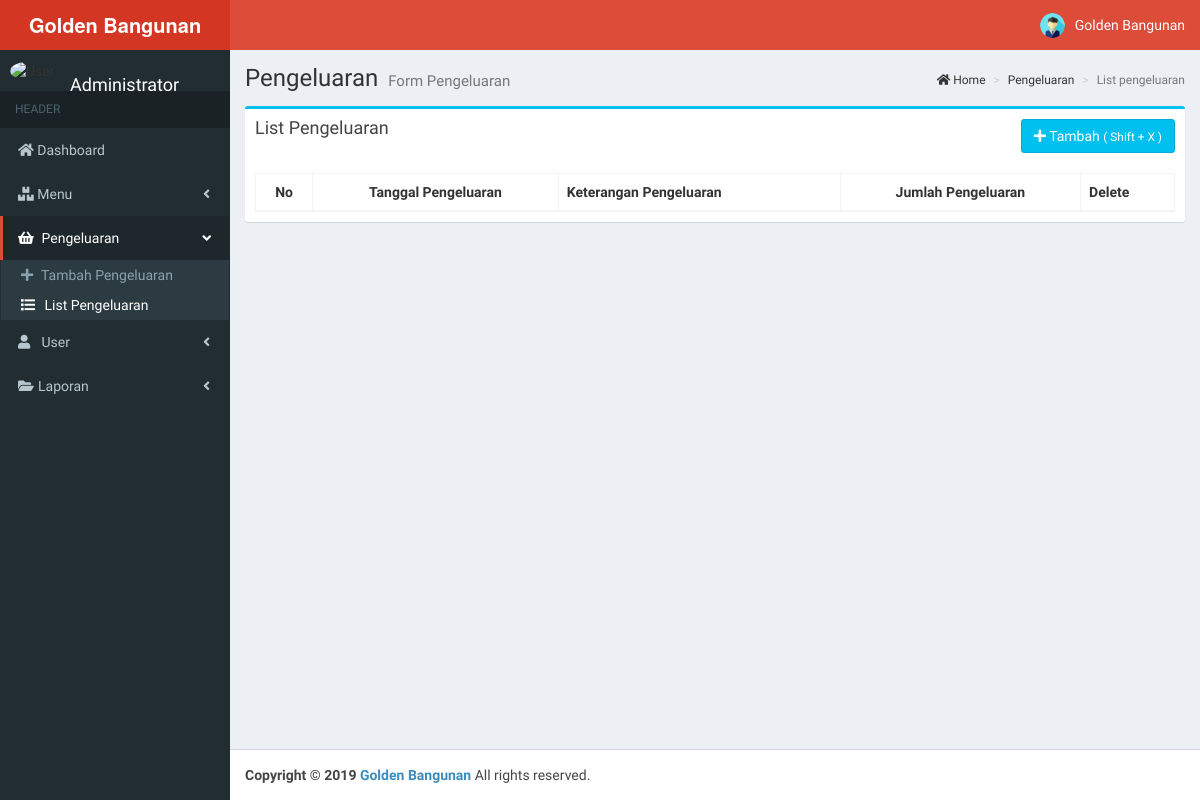
/admin/pengeluaran/list_pengeluaran.php, run on an earlier commit of the app's database.
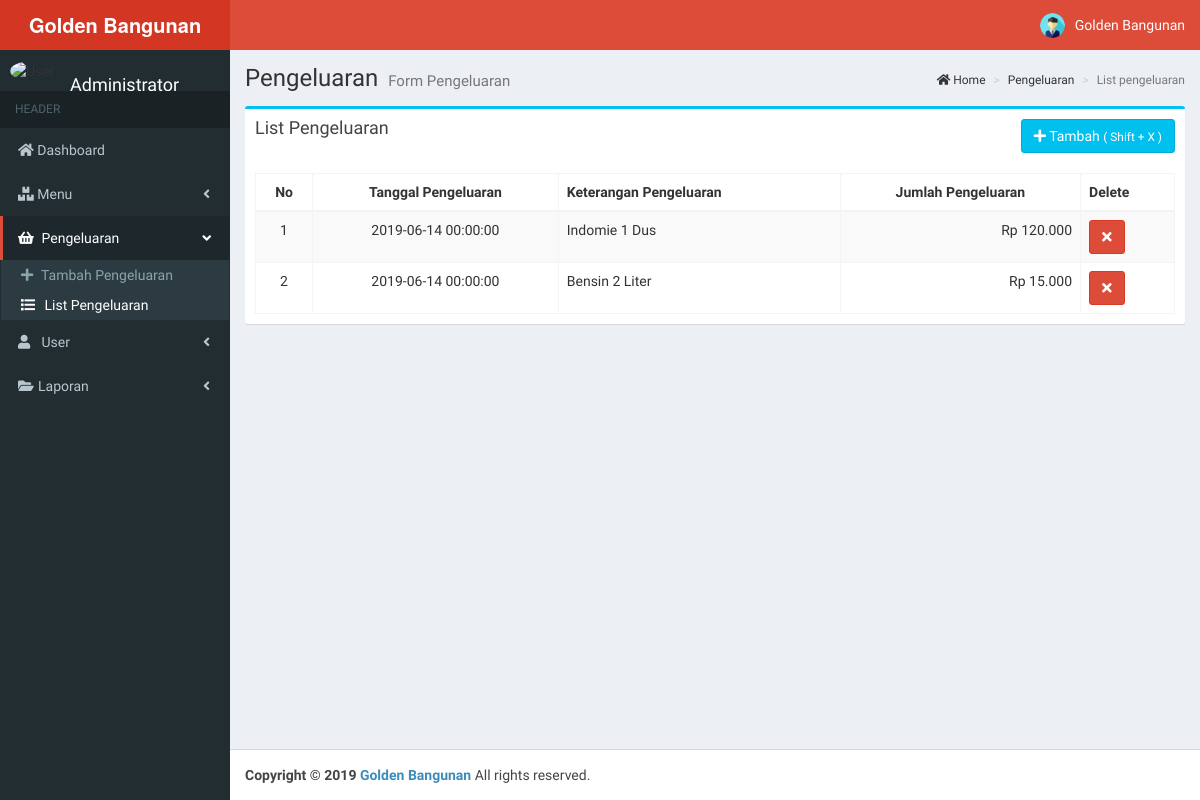
And on a later commit of the database.
### tables this page shows
CREATE TABLE `tbl_pengeluaran` (
  `id_pengeluaran` int(11) NOT NULL,
  `id_user` int(11) NOT NULL,
  `tgl_pengeluaran` datetime NOT NULL DEFAULT CURRENT_TIMESTAMP,
  `ket_pengeluaran` text NOT NULL,
  `jumlah_pengeluaran` double NOT NULL,
  `logs` int(11) NOT NULL
);

### admin/functions.php (called while the page is built, shortened)
<?php
	function rupiah($angka){
		$hasil_rupiah = "Rp " . number_format($angka,0,',','.');
		return $hasil_rupiah;
	}
?>

### admin/pengeluaran/list_pengeluaran.php (the view, shortened to what this page needs)
<?php
    require '../functions.php';
    include '../header.php';
    include '../sidebar.php';
    $month = date("m");
?>
<div class="content-wrapper">
  <section class="content-header">
    <h1>
    Pengeluaran
    <small>Form Pengeluaran</small>
    </h1>
    <ol class="breadcrumb">
      <li><i class="fa fa-home"></i> Home</a></li>
      <li class="">Pengeluaran</li>
      <li class="active">List pengeluaran</li>
    </ol>
  </section>
  <section class="content">
    <div class="row">
      <div class="col-md-12">
        <div class="box box-info">
          <div class="box-header">
            <h3 class="box-title">List Pengeluaran
            </h3>
            <a href="pengeluaran.php" class="btn btn-info pull-right" style="margin-left: 5px;"><i class="fa fa-plus"></i> Tambah <small>( Shift + X )</small></a>
          </div>
          <div class="box-body pad">
            <table id="example" class="table table-striped table-bordered dt-responsive" cellspacing="0" width="100%">
              <thead>
                <tr>
                  <th style='text-align: center;'>No</th>
                  <th style="text-align: center;">Tanggal Pengeluaran</th>
                  <th>Keterangan Pengeluaran</th>
                  <th style="text-align: center;">Jumlah Pengeluaran</th>
                  <th>Delete</th>
                </tr>
              </thead>
              <tbody>
                <?php
                $no = 1;
                $sql = "SELECT * FROM tbl_pengeluaran WHERE MONTH(tgl_pengeluaran) = '$month' ORDER BY DATE(tgl_pengeluaran) DESC";
                $run_sql = mysqli_query($conn,$sql);
                while($rows = mysqli_fetch_assoc($run_sql)){
                echo "
                <tr>
                  <td style='text-align: center;'>$no</td>
                  <td style='text-align: center;'>$rows[tgl_pengeluaran]</td>
                  <td>$rows[ket_pengeluaran]</td>
                  <td style='text-align:right'>".rupiah($rows['jumlah_pengeluaran'])."</td>
                  <td><a onclick=\"return confirm('Yakin $rows[ket_pengeluaran] diHapus?')\"href='delete_pengeluaran.php?id=$rows[id_pengeluaran]' class='btn btn-danger'><span class='fa fa-times'></span></a></td>
                </tr>
                ";
                $no++;
                }
                ?>
              </tbody>
            </table>
          </div>
        </div>
      </div>
    </div>
  </section>
</div>
<?php
include '../footer.php';
?>

What changed in the data, as far as the page shows it:
added tbl_pengeluaran: tgl_pengeluaran "2019-06-14 00:00:00", ket_pengeluaran "Indomie 1 Dus", jumlah_pengeluaran "Rp 120.000"
added tbl_pengeluaran: tgl_pengeluaran "2019-06-14 00:00:00", ket_pengeluaran "Bensin 2 Liter", jumlah_pengeluaran "Rp 15.000"
